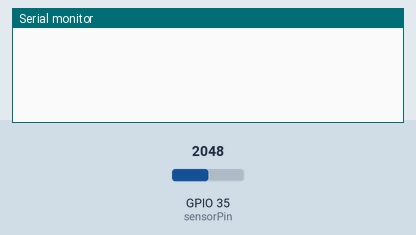
The sketch below on a simulated ESP32. Parts: the last lines printed to the serial monitor. Inputs (shaded band) come from the test bench; at power-on: GPIO 35 (sensorPin) = 2048.

Above: at 1.2 s.
1.3 s: GPIO 35 (sensorPin) set to 0
At 2.3 s:
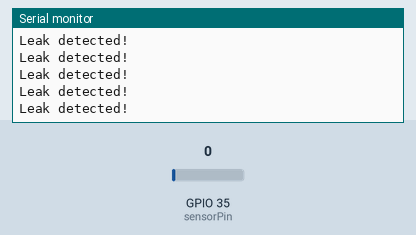
3.9 s: GPIO 35 (sensorPin) set to 491
At 4.4 s:
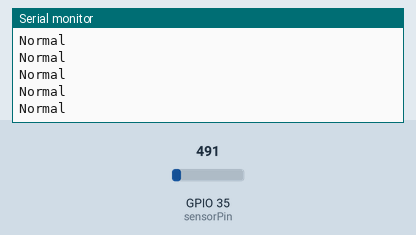

Measured:
- after the input at 1.3 s, the serial monitor: prints a new line after 0.70 s (image 1)
- after the input at 3.9 s, the serial monitor: prints a new line at once (image 2)

The sketch:

esp32_test_sensor.ino
```cpp
#include "data.h"

//Sensor Pin
const int sensorPin = 35;

//Smoothing vars
const int numReadings = 2;
int readings[numReadings];
int readIndex = 0;
int total = 0;
int average = 0;

void setup() {
  //Serial
  Serial.begin(112500);

  //Initializing all readings
  for (int thisReading = 0; thisReading < numReadings; thisReading++) {
    readings[thisReading] = 0;
  }
}

void loop() {
  total = total - readings[readIndex];
  readings[readIndex] = analogRead(sensorPin);
  total = total + readings[readIndex];
  readIndex = readIndex + 1;

  if (readIndex >= numReadings) {
    readIndex = 0;
  }

  // calculate the average:
  average = total / numReadings;

  int currentTime = 0;
  int interval = 2000; //ms
  int pastTime = 0;
  int count = 0;

  currentTime = millis();

  if (currentTime - pastTime >= interval) {
    if (average == 0) {
      Serial.println("Leak detected!");
      count++;
    } else {
      Serial.println("Normal");
      count--;
    }

    if (count > 5) {
      Serial.println("There is a leak, please seek help to prevent further damage.");
    } else {
      pastTime = currentTime;
    }

  }
}
```

data.h
```cpp

```
